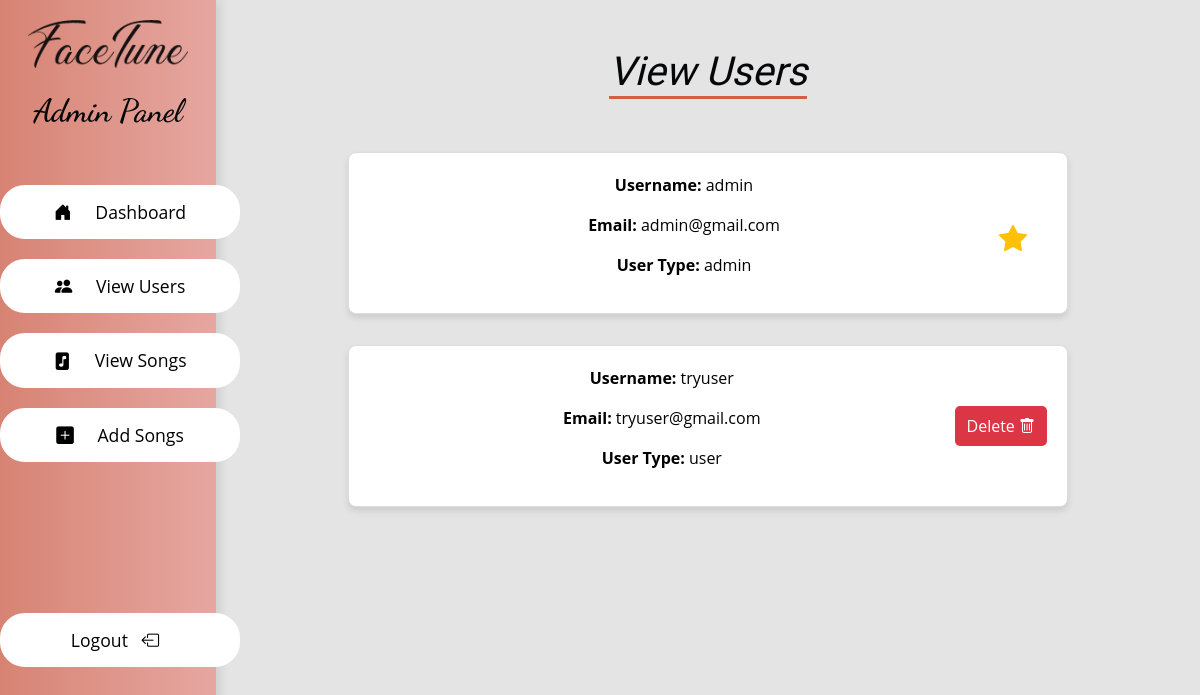
The page /admin/view-users (signed in) on the database its author committed.
### tables this page shows
CREATE TABLE "user" (
	"user_id"	INTEGER,
	"username"	TEXT NOT NULL,
	"email"	TEXT NOT NULL UNIQUE,
	"password"	TEXT NOT NULL,
	"user_type"	TEXT NOT NULL DEFAULT 'user',
	PRIMARY KEY("user_id" AUTOINCREMENT)
);

### app.py (the view)
@app.route("/admin/view-users")
def view_users():
    if session.get("user_type") == "admin":
        try:
            conn = sqlite3.connect("musicandface.db")
            conn.row_factory = sqlite3.Row  # Return rows as dictionaries
            cursor = conn.cursor()
            cursor.execute("SELECT user_id, username, email, user_type FROM user")
            users = cursor.fetchall()
            conn.close()
            return render_template("admin/view-user.html", users=users)
        except sqlite3.Error as e:
            flash(f"Database error: {e}", "danger")
            return redirect(url_for("admin_dashboard"))
    else:
        flash("Access denied. Admins only.", "danger")
        return redirect(url_for("login"))

### app.py (called while the page is built)
@app.after_request
def add_cache_control(response):
    response.headers["Cache-Control"] = "no-store, no-cache, must-revalidate, post-check=0, pre-check=0, max-age=0"
    response.headers["Pragma"] = "no-cache"
    response.headers["Expires"] = "0"
    return response

### templates/admin/view-user.html (shortened to what this page needs)
<!DOCTYPE html>
<html lang="en">
  <head>
    <link
      rel="stylesheet"
      href="https://cdnjs.cloudflare.com/ajax/libs/bootstrap-icons/1.5.0/font/bootstrap-icons.min.css"
    />
    <link
      rel="stylesheet"
      href="{{ url_for('static', filename='bootstrap.min.css') }}"
    />
    <link
      rel="stylesheet"
      href="{{ url_for('static', filename='admin.css') }}"
    />
  </head>
  <body>
    <div class="sidebar">
      <img
        src="{{ url_for('static', filename='image/logo.png') }}"
        alt="Face Tune"
        class="sidebar-logo"
      />
      <h2 class="py-1 px-3">Admin Panel</h2>
      <a href="{{ url_for('admin_dashboard') }}"
        ><i class="bi bi-house-door-fill"></i>&nbsp;&nbsp;&nbsp;Dashboard</a
      >
      <a href="{{ url_for('view_users') }}"
        ><i class="bi bi-people-fill"></i>&nbsp;&nbsp;&nbsp;View Users</a
      >
      <a href="{{ url_for('view_songs') }}"
        ><i class="bi bi-file-music-fill"></i>&nbsp;&nbsp;&nbsp;View Songs</a
      >
      <a href="{{ url_for('add_songs') }}"
        ><i class="bi bi-plus-square-fill"></i>&nbsp;&nbsp;&nbsp;Add Songs</a
      >
      <a href="../logout" style="margin-top: 65%"
        >Logout&nbsp;&nbsp;&nbsp;<i class="bi bi-box-arrow-left"></i
      ></a>
    </div>
    <div class="container my-5">
      <h1 class="subtitle mb-5">View Users</h1>
      <div
        id="user-list"
        class="d-flex flex-column align-items-center gap-3 mt-2"
      >
        {% for user in users %}
        <div class="user-box w-75">
          <div class="user-details">
            <p><strong>Username:</strong> {{ user['username'] }}</p>
            <p><strong>Email:</strong> {{ user['email'] }}</p>
            <p><strong>User Type:</strong> {{ user['user_type'] }}</p>
          </div>
          {% if user['user_type'] != 'admin' %}
          <form
            method="POST"
            action="{{ url_for('delete_user', user_id=user['user_id']) }}"
            style="display: inline"
          >
            <button
              type="submit"
              class="delete-btn"
              onclick="return confirm('Are you sure you want to delete this user?');"
            >
              Delete <i class="bi bi-trash"></i>
            </button>
          </form>
          {% else %}
          <i
            class="bi bi-star-fill text-warning fs-3 mt-2"
            style="margin-right: 20px"
          ></i>
          {% endif %}
        </div>
        {% endfor %}
      </div>
    </div>
  </body>
</html>

### static/admin.css (style rules this page uses)
body { display: flex; margin: 0; height: 100vh; background-color: #e4e4e4; color: #000; padding-left: 18vw; }
h2, h5 { font-family: "Lato", sans-serif; }
.sidebar { width: 18vw; background: linear-gradient(to right, #d78373, #e6a7a1); color: #fff; padding: 20px 0; display: flex; flex-direction: column; height: 100vh; box-shadow: 4px 0 10px rgba(0, 0, 0, 0.1); position: fixed; top: 0; left: 0; }
.sidebar h2 { text-align: center; font-size: 2rem; font-family: "Dancing Script", cursive; margin-bottom: 40px; }
.sidebar-logo { width: 160px; margin: 0 auto 20px; display: block; }
.sidebar a { color: black; text-decoration: none; padding: 12px 20px; display: flex; align-items: center; border-radius: 25px; margin-bottom: 15px; font-size: 1.1rem; border: 2px solid white; background-color: white; transition: all 0.3s ease; justify-content: center; width: 240px; margin: 10px auto; }
.sidebar a i { margin-right: 10px; }
.user-box { background-color: #fff; border: 1px solid #ddd; border-radius: 8px; padding: 20px; margin-bottom: 15px; box-shadow: 0px 4px 6px rgba(0, 0, 0, 0.1); display: flex; justify-content: space-between; align-items: center; width: 50%; }
.user-details { flex: 1; }
.delete-btn { color: #fff; border: none; border-radius: 5px; padding: 8px 12px; cursor: pointer; }
.edit-btn, .delete-btn { border: none; border-radius: 5px; padding: 8px 12px; cursor: pointer; }
.delete-btn { background-color: #dc3545; color: #fff; }
.container { text-align: center; }
.subtitle { display: inline-block; text-align: center; position: relative; font-family: "Croissant One", serif; font-weight: 200; font-style: italic; font-size: 40px; margin-bottom: 10px; margin-left: auto; margin-right: auto; }
.subtitle::after { content: ""; display: block; width: 100%; height: 3px; background-color: #d35d46; margin-top: 10px; position: absolute; left: 0; bottom: -3px; }

### rows shown on the page
user: username "admin", email "admin@gmail.com", user_type "admin"
user: username "tryuser", email "tryuser@gmail.com", user_type "user"
